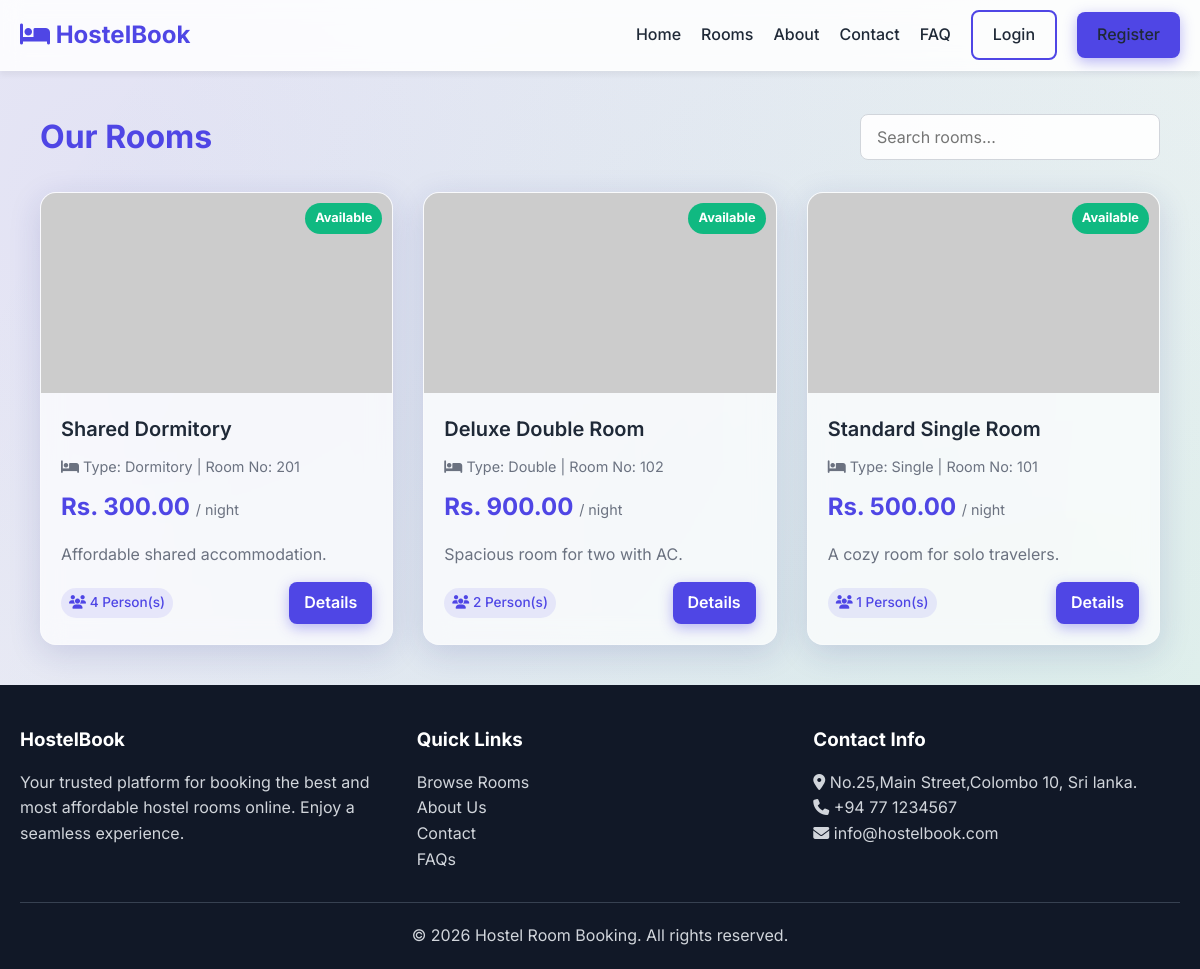
The page /rooms.php on the database its author committed.
### tables this page shows
CREATE TABLE IF NOT EXISTS rooms (
    id INT AUTO_INCREMENT PRIMARY KEY,
    room_number VARCHAR(20) NOT NULL UNIQUE,
    title VARCHAR(100) NOT NULL,
    type VARCHAR(50) NOT NULL,
    description TEXT NOT NULL,
    price DECIMAL(10,2) NOT NULL,
    capacity INT NOT NULL,
    image VARCHAR(255) DEFAULT 'default_room.jpg',
    availability_status ENUM('Available', 'Unavailable') DEFAULT 'Available',
    facilities TEXT,
    created_at TIMESTAMP DEFAULT CURRENT_TIMESTAMP
);

### rooms.php (the view, shortened to what this page needs)
<?php
require_once __DIR__ . '/includes/header.php';
$stmt = $conn->query("SELECT * FROM rooms ORDER BY id DESC");
$rooms = $stmt->fetchAll();
?>
<div class="container">
    <div style="display: flex; justify-content: space-between; align-items: center; margin-bottom: 30px;">
        <h1 style="color: var(--primary-color);">Our Rooms</h1>
        <div style="width: 300px;">
            <input type="text" id="search_rooms" class="form-control" placeholder="Search rooms...">
        </div>
    </div>
    <div class="grid" id="rooms_container">
        <?php foreach ($rooms as $room): ?>
            <div class="glass-panel room-card">
                <div class="room-img-container">
                    <img src="<?= BASE_URL ?>/uploads/<?= htmlspecialchars($room['image']) ?>" alt="<?= htmlspecialchars($room['title']) ?>" onerror="this.src='https://via.placeholder.com/400x200?text=Room+Image'">
                    <?php if ($room['availability_status'] === 'Available'): ?>
                        <span style="position: absolute; top: 10px; right: 10px; background: var(--success); color: white; padding: 5px 10px; border-radius: 20px; font-size: 0.8rem; font-weight: bold;">Available</span>
                    <?php else: ?>
                        <span style="position: absolute; top: 10px; right: 10px; background: var(--danger); color: white; padding: 5px 10px; border-radius: 20px; font-size: 0.8rem; font-weight: bold;">Unavailable</span>
                    <?php endif; ?>
                </div>
                <div class="room-details">
                    <h3 class="room-title"><?= htmlspecialchars($room['title']) ?></h3>
                    <p style="color: var(--text-muted); font-size: 0.9rem; margin-bottom: 10px;"><i class="fas fa-bed"></i> Type: <?= htmlspecialchars($room['type']) ?> | Room No: <?= htmlspecialchars($room['room_number']) ?></p>
                    <p class="room-price">Rs. <?= number_format($room['price'], 2) ?> <span style="font-size: 0.9rem; color: var(--text-muted); font-weight: normal;">/ night</span></p>
                    <p style="color: var(--text-muted); margin-bottom: 15px; display: -webkit-box; -webkit-line-clamp: 2; -webkit-box-orient: vertical; overflow: hidden;">
                        <?= htmlspecialchars($room['description']) ?>
                    </p>
                    <div style="display: flex; justify-content: space-between; align-items: center;">
                        <span class="badge badge-pending" style="background: rgba(79, 70, 229, 0.1); color: var(--primary-color);"><i class="fas fa-users"></i> <?= $room['capacity'] ?> Person(s)</span>
                        <a href="<?= BASE_URL ?>/room-details.php?id=<?= $room['id'] ?>" class="btn btn-primary" style="padding: 8px 15px;">Details</a>
                    </div>
                </div>
            </div>
        <?php endforeach; ?>
    </div>
</div>
<?php require_once __DIR__ . '/includes/footer.php'; ?>

### assets/css/style.css (style rules this page uses)
:root { --primary-color: #4F46E5; --primary-hover: #4338CA; --secondary-color: #10B981; --bg-color: #F3F4F6; --text-main: #1F2937; --text-muted: #6B7280; --glass-bg: rgba(255, 255, 255, 0.7); --glass-border: rgba(255, 255, 255, 0.3); --glass-shadow: 0 8px 32px 0 rgba(31, 38, 135, 0.15); --danger: #EF4444; --success: #10B981; --warning: #F59E0B; }
* { margin: 0; padding: 0; box-sizing: border-box; font-family: 'Inter', sans-serif; }
body { background: var(--bg-color); color: var(--text-main); line-height: 1.6; background-image: radial-gradient(circle at 10% 20%, rgba(79, 70, 229, 0.1) 0%, rgba(79, 70, 229, 0) 90%), radial-gradient(circle at 90% 80%, rgba(16, 185, 129, 0.1) 0%, rgba(16, 185, 129, 0) 90%); background-attachment: fixed; min-height: 100vh; display: flex; flex-direction: column; }
a { text-decoration: none; color: var(--primary-color); transition: all 0.3s ease; }
.glass-panel { background: var(--glass-bg); backdrop-filter: blur(12px); -webkit-backdrop-filter: blur(12px); border: 1px solid var(--glass-border); border-radius: 16px; box-shadow: var(--glass-shadow); }
.container { width: 100%; max-width: 1200px; margin: 0 auto; padding: 0 20px; }
.btn { display: inline-block; padding: 10px 20px; border-radius: 8px; font-weight: 600; text-align: center; cursor: pointer; transition: all 0.3s ease; border: none; outline: none; }
.btn-primary { background: var(--primary-color); color: #fff; box-shadow: 0 4px 14px rgba(79, 70, 229, 0.39); }
.form-control { width: 100%; padding: 12px 16px; border: 1px solid #D1D5DB; border-radius: 8px; background: rgba(255, 255, 255, 0.9); transition: all 0.3s ease; font-size: 1rem; }
.grid { display: grid; grid-template-columns: repeat(auto-fill, minmax(300px, 1fr)); gap: 30px; }
.room-card { overflow: hidden; transition: transform 0.3s ease; }
.room-img-container { height: 200px; overflow: hidden; position: relative; }
.room-img-container img { width: 100%; height: 100%; object-fit: cover; transition: transform 0.5s ease; }
.room-details { padding: 20px; }
.room-title { font-size: 1.25rem; font-weight: 600; margin-bottom: 10px; }
.room-price { font-size: 1.5rem; font-weight: 700; color: var(--primary-color); margin-bottom: 15px; }
.badge { padding: 4px 8px; border-radius: 9999px; font-size: 0.85rem; font-weight: 500; }
.badge-pending { background: #DBEAFE; color: #1247db; }

### rows shown on the page
rooms: availability_status "Available", title "Shared Dormitory", type "Dormitory", room_number "201", price "300.00", description "Affordable shared accommodation.", capacity "4"
rooms: availability_status "Available", title "Deluxe Double Room", type "Double", room_number "102", price "900.00", description "Spacious room for two with AC.", capacity "2"
rooms: availability_status "Available", title "Standard Single Room", type "Single", room_number "101", price "500.00", description "A cozy room for solo travelers.", capacity "1"
